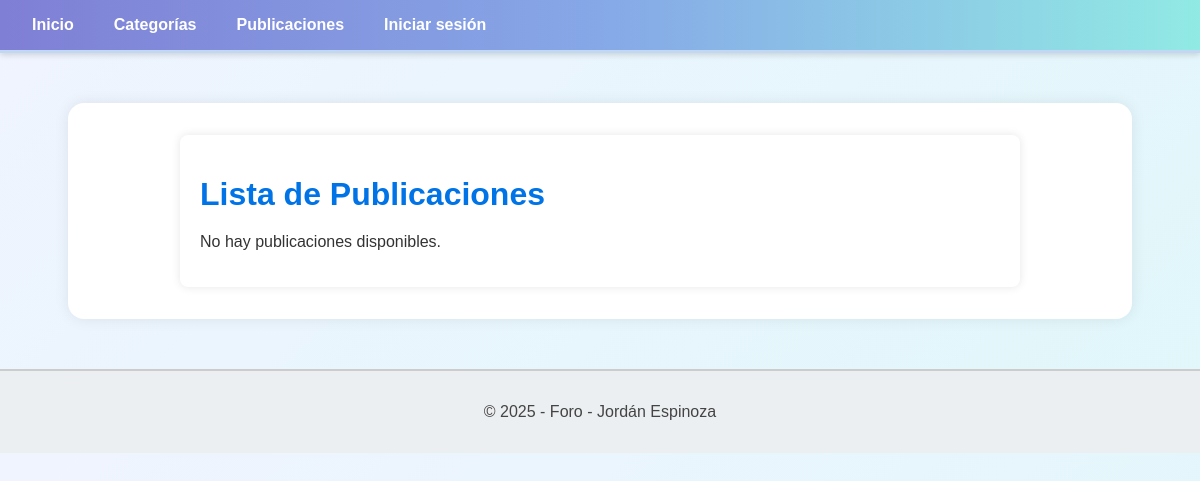
The app's page /foro/publicaciones/listar/, older data.
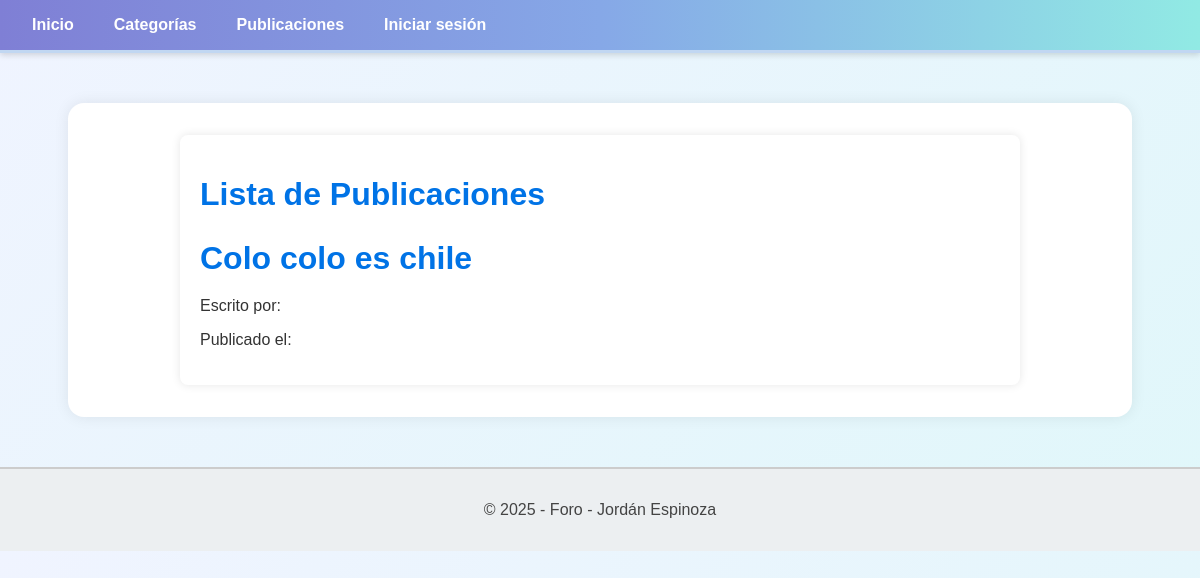
The same page, newer data.
### foro_aplicacion/models.py (models this page shows, shortened)
class Publicacion(models.Model):
    titulo = models.CharField(max_length=100)
    cuerpo = models.TextField()
    fecha_creacion = models.DateTimeField(auto_now_add=True)
    fecha_modificacion = models.DateTimeField(auto_now=True)
    usuario = models.ForeignKey(Usuario, on_delete=models.CASCADE, related_name='publicaciones')
    categoria = models.ForeignKey(Categoria, on_delete=models.CASCADE, related_name='publicaciones')
    etiquetas = models.ManyToManyField(Etiqueta, through='PublicacionEtiqueta', related_name='publicaciones')

### foro_aplicacion/views.py (the view)
# urls.py: path('publicaciones/listar/', PublicacionListView.as_view(), name='listar_publicaciones'),
class PublicacionListView(ListView):
    model = Publicacion
    template_name = 'publicaciones/listar.html'
    context_object_name = 'publicaciones'

### foro_aplicacion/templates/publicaciones/listar.html (shortened to what this page needs)
{% extends 'template_base.html' %}
{% block body %}
<div class="container">
    <h1 class="titulo">Lista de Publicaciones</h1>
    <div class="publicacion-lista">
        {% for publicacion in publicaciones %}
            <div class="publicacion-card">
                <h2 class="titulo">{{ publicacion.titulo }}</h2>
                <p class="autor">Escrito por: <strong>{{ publicacion.autor.username }}</strong></p>
                <p class="fecha">Publicado el: {{ publicacion.fecha_publicacion|date:"d M Y" }}</p>
            </div>
        {% empty %}
            <p class="sin-publicaciones">No hay publicaciones disponibles.</p>
        {% endfor %}
    </div>
</div>
{% endblock %}

Row changes from the older to the newer data that the page shows:
added Publicacion: titulo "Colo colo es chile"
Text that changed along with them:
text no longer shown: "No hay publicaciones disponibles."
